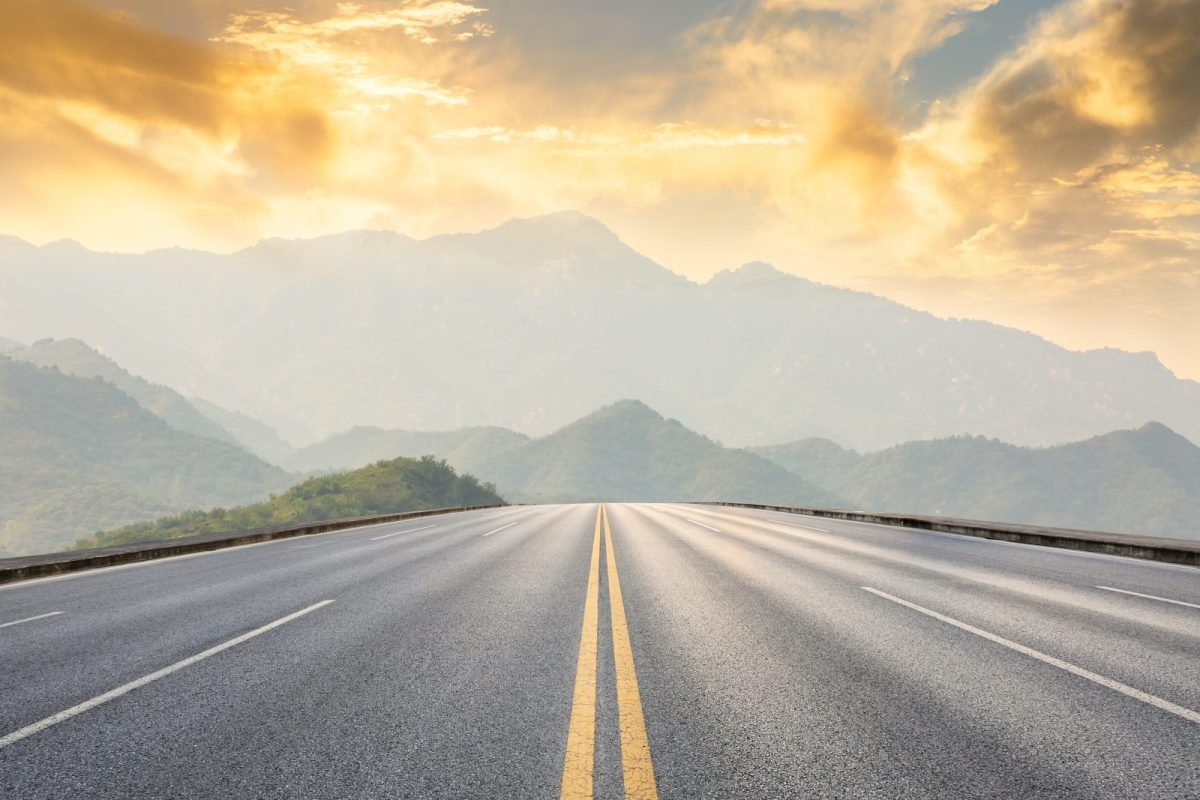
#> input picture thi_giac_may_tinh/buoi3/road.jpg, 1200 x 800 px
$ python loc_anh_tinh.py   (older library calls are emulated)
#> lines starting #> are read from the running program, lines starting #| are printed output that depends on the picture
import cv2
import numpy as np

img = cv2.imread('road.jpg',0)		#chọn đường dẫn ảnh để đọc
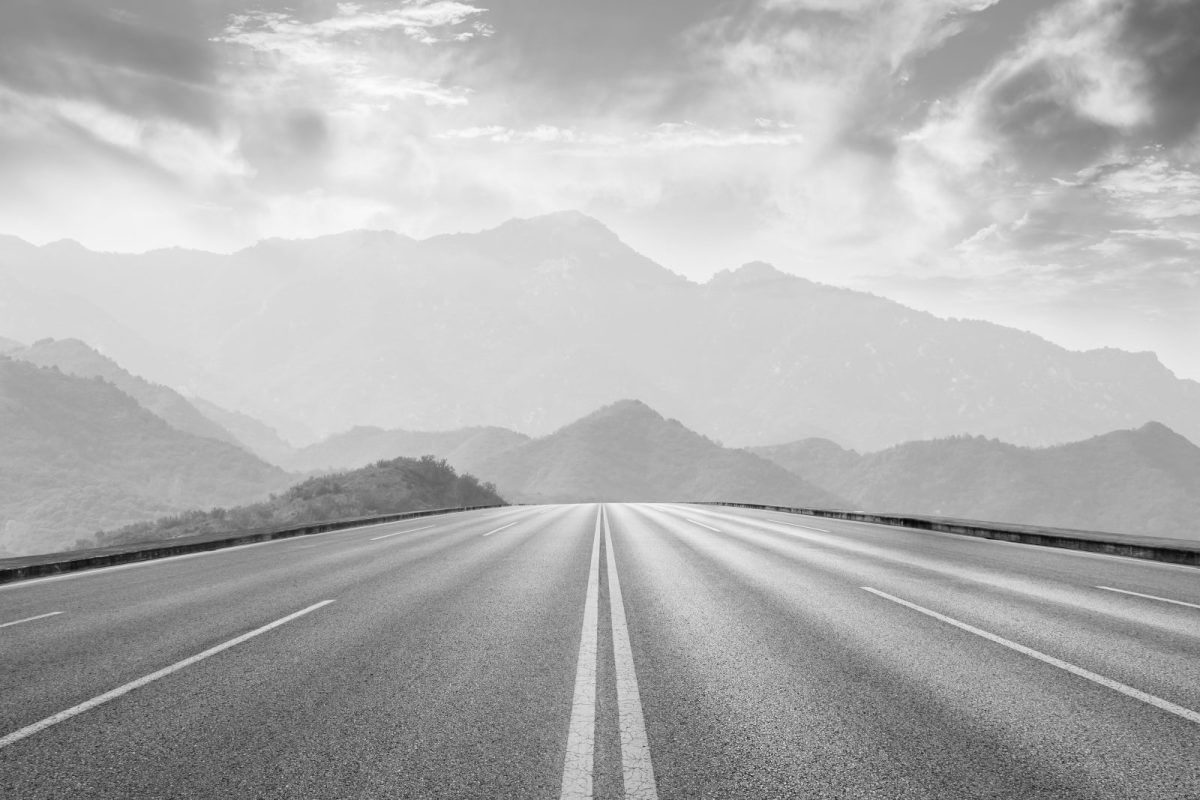
#> img: shape (800, 1200); min 3, max 252, mean 178.2
img = cv2.resize(img,(250,200))
#> img: shape (200, 250)
#------------------------------------------------------
averaging = cv2.blur(img, (21, 21))
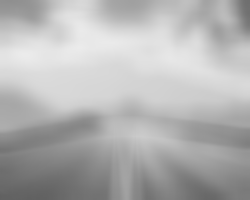
#> averaging: shape (200, 250); min 97, max 235, mean 178.3
gaussian = cv2.GaussianBlur(img, (21, 21), 0)
median = cv2.medianBlur(img, 5)
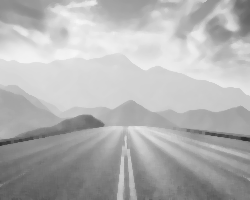
#> median: shape (200, 250); min 45, max 246, mean 178.2
bilateral = cv2.bilateralFilter(img, 9, 350, 350)
kernel = np.ones((5,5),np.uint8)
dilation = cv2.dilate(img,kernel,iterations = 1)
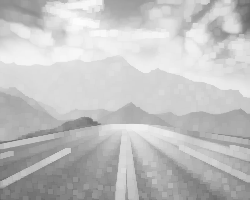
#> dilation: shape (200, 250); min 100, max 252, mean 193.6
erosion = cv2.erode(img, kernel, iterations=6)
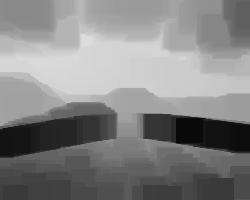
#> erosion: shape (200, 250); min 10, max 220, mean 132.1
img1 = cv2.GaussianBlur(img, (11, 11), 0)
laplacian = cv2.Laplacian(img, cv2.CV_64F, ksize=5)
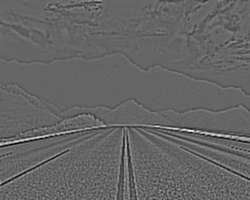
#> laplacian: shape (200, 250) float64; min -3476, max 5222, mean 0.2; drawn with min black and max white
#-----------------------------------------------------------------------------------------------------------------------------------------

cv2.imshow('averaging',averaging)
cv2.imshow('gaussian',gaussian)
cv2.imshow('median',median)
cv2.imshow('bilateral',bilateral)
cv2.imshow('GaussianBlur',img1)
cv2.imshow('laplacian',laplacian)
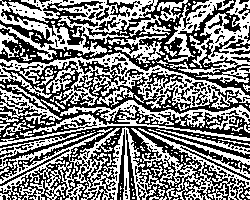
#> window 'laplacian': shape (200, 250); 50.4% white; black in thin lines or dots
cv2.imshow('dilation',dilation)
cv2.imshow('erosion',erosion)
cv2.waitKey(0)				# tạm dừng cho đến khi tắt
cv2.destroyAllWindows()			# giải phóng bộ nhớ
